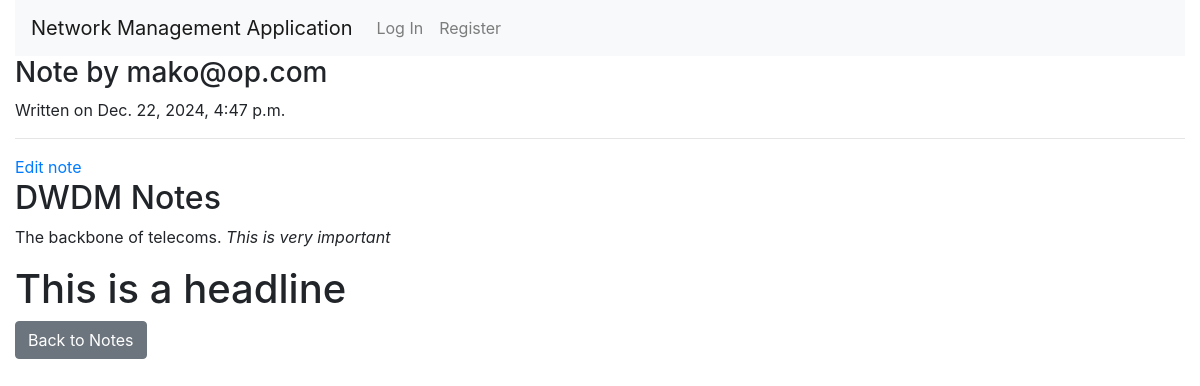
The page /notes/5/details/ on the database its author committed.
### nms/models.py (models this page shows, shortened)
class Note(models.Model):
    user = models.ForeignKey(User, on_delete=models.CASCADE, related_name='notes')
    title = models.CharField(max_length=100, default="No Title Provided")
    content = models.TextField()  # Store the Markdown content
    created_at = models.DateTimeField(auto_now_add=True)

class User(AbstractUser):
    ROLES = (
        ('noc', 'NOC Staff'),
        ('technician', 'Technician'),
        ('manager', 'Manager'),
        ('client', 'Client')
    )
    role = models.CharField(max_length=50, choices=ROLES, default='client')

### nms/views.py (the view)
# urls.py: path('notes/<int:note_id>/details/', views.view_note, name='view_note'),
def view_note(request, note_id):
    note = get_object_or_404(Note, id=note_id)
    rendered_content = md(note.content, extensions=['extra', 'codehilite'])  # Render Markdown
    return render(request, 'nms/view_note.html', {'note': note, 'rendered_content': rendered_content})

### nms/templates/nms/view_note.html
{% extends "nms/layout.html" %}
{% block body %}
<h3>Note by {{ note.user.username }}</h3>
<div>
    <span>Written on {{ note.created_at }}</span>
    <hr>
    <a href="{% url 'edit_note' note.id %}">Edit note</a>
    <h2>{{ note.title }}</h2>
    <div>
        {{ rendered_content|safe }}
    </div>
</div>
<button id="back-to-notes" class="btn btn-secondary">Back to Notes</button>
{% endblock %}

### rows shown on the page
Note: user.username "mako@op.com", created_at "Dec. 22, 2024, 4:47 p.m.", title "DWDM Notes"

### other values the page prints
{{ rendered_content|safe }} "The backbone of telecoms. This is very important This is a headline"
